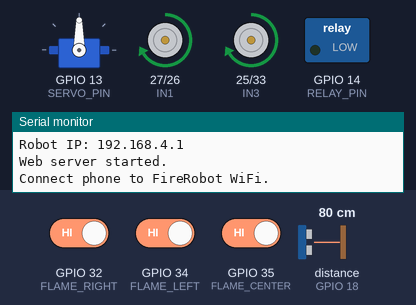
Simulated run of this sketch. Board: ESP32. Shown: servo, motor-driver pin pairs drawn as motors (green arrow = first pin HIGH = forward, orange = second pin HIGH = backward, longer = more drive, scaled by the enable pin), switched loads named in the sketch (green lamp = pin HIGH), the last lines printed to the serial monitor. Wiring (inferred from the names in the program): ultrasonic range finder: trigger GPIO 5; echo GPIO 18. The inputs (shaded band) are chosen by the test bench; at power-on: distance to the obstacle (sensor on GPIO 18) 80 cm, GPIO 32 (FLAME_RIGHT) HIGH, GPIO 34 (FLAME_LEFT) HIGH, GPIO 35 (FLAME_CENTER) HIGH. The echo pulse lasts 58.3 µs per cm; pins used as bus, display or sensor lines are not drawn.

Above: at 1.2 s.
1.3 s: distance to the obstacle (sensor on GPIO 18) set to 24 cm
2.8 s: distance to the obstacle (sensor on GPIO 18) set to 18 cm
At 3.8 s:
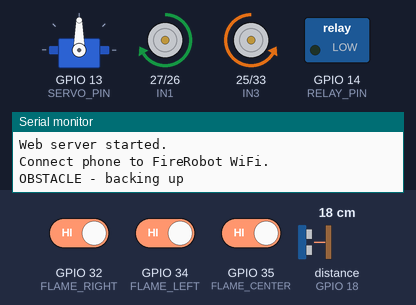
5.8 s: GPIO 32 (FLAME_RIGHT) driven LOW
At 7.6 s:
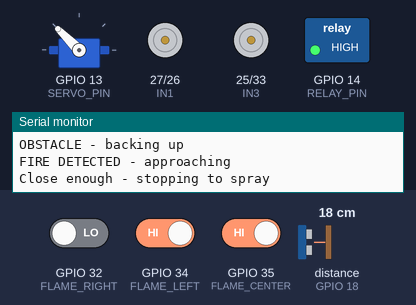
8.2 s: GPIO 34 (FLAME_LEFT) driven LOW
At 10.9 s:
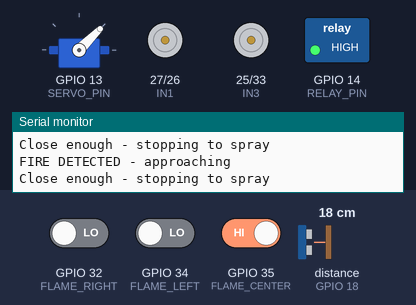
11.2 s: GPIO 35 (FLAME_CENTER) driven LOW
At 13.9 s:
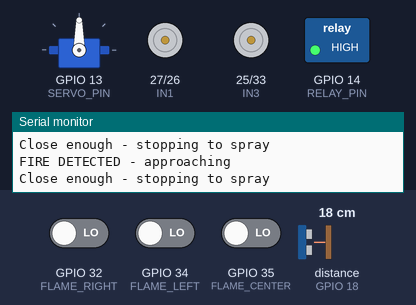
14.2 s: GPIO 35 (FLAME_CENTER) driven HIGH
At 16.45 s:
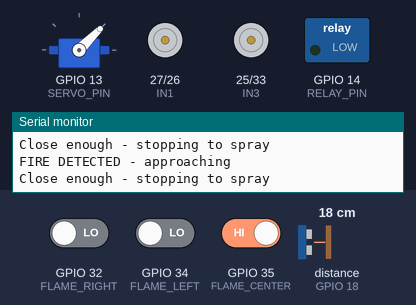
Timing chart, 0 to 18.1 s (numbered marks = the images above; inputs shaded):
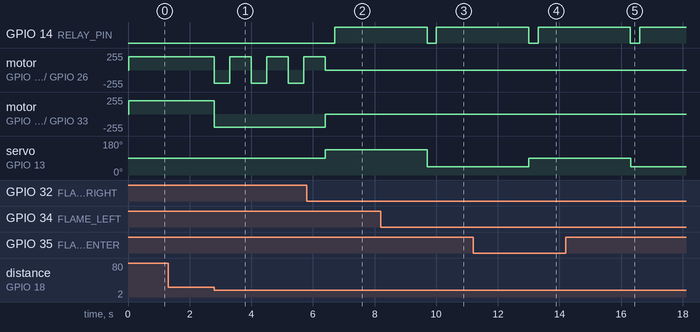

Measured:
- the behaviour switches between 21 and 20 cm on distance to the obstacle (sensor on GPIO 18) (found by bisection; images 0 and 1)
- after the input at 1.3 s, every drawn part: stays the same
- after the input at 2.8 s, motor on GPIO 27 (IN1) / GPIO 26 (IN2): alternates forward 200/255 for 0.70 s and backward 200/255 for 0.50 s, starting at once; motor on GPIO 25 (IN3) / GPIO 33 (IN4): forward 200/255 → backward 200/255 at once
- after the input at 5.8 s, GPIO 14 (RELAY_PIN): LOW → HIGH after 0.90 s; motor on GPIO 25 (IN3) / GPIO 33 (IN4): backward 200/255 → stopped after 0.60 s; servo on GPIO 13 (SERVO_PIN): 90° → 135° after 0.61 s
- after the input at 8.2 s, servo on GPIO 13 (SERVO_PIN): 135° → 45° after 1.5 s
- after the input at 11.2 s, servo on GPIO 13 (SERVO_PIN): 45° → 90° after 1.8 s
- after the input at 14.2 s, servo on GPIO 13 (SERVO_PIN): 90° → 45° after 2.1 s

The sketch:

Firefighting_Robot.ino.ino
```cpp
#include <WiFi.h>
#include <WebServer.h>
#include <ESP32Servo.h>

const char* ssid = "FireRobot";
const char* password = "12345678";

WebServer server(80);

#define FLAME_LEFT    34
#define FLAME_CENTER  35
#define FLAME_RIGHT   32

#define FIRE_DETECTED LOW

#define TRIG_PIN 5
#define ECHO_PIN 18

#define OBSTACLE_DISTANCE 20

#define IN1 27
#define IN2 26
#define IN3 25
#define IN4 33

#define ENA 12
#define ENB 4
#define MOTOR_SPEED 200

#define SERVO_PIN 13

Servo nozzleServo;

#define SERVO_LEFT    45
#define SERVO_CENTER  90
#define SERVO_RIGHT   135

#define RELAY_PIN 14

#define RELAY_ACTIVE_LOW false

bool autoMode = true;

enum RobotState
{
  STATE_IDLE,
  STATE_FIRE_APPROACH,
  STATE_FIRE_ALIGN,
  STATE_FIRE_SPRAY,
  STATE_OBSTACLE_BACK,
  STATE_OBSTACLE_TURN
};

enum FireDirection
{
  FIRE_NONE,
  FIRE_LEFT,
  FIRE_CENTER,
  FIRE_RIGHT
};

RobotState currentState = STATE_IDLE;
FireDirection fireDirection = FIRE_NONE;
unsigned long stateStartTime = 0;

const unsigned long SERVO_SETTLE_TIME   = 300;
const unsigned long SPRAY_TIME          = 3000;
const unsigned long OBSTACLE_BACK_TIME  = 500;
const unsigned long OBSTACLE_TURN_TIME  = 700;

const long FIRE_SPRAY_DISTANCE = 25;

const unsigned long APPROACH_TIMEOUT = 6000;

void setMotorSpeed(int speed)
{
  analogWrite(ENA, speed);
  analogWrite(ENB, speed);
}

void moveForward()
{
  setMotorSpeed(MOTOR_SPEED);

  digitalWrite(IN1, HIGH);
  digitalWrite(IN2, LOW);

  digitalWrite(IN3, HIGH);
  digitalWrite(IN4, LOW);
}

void moveBackward()
{
  setMotorSpeed(MOTOR_SPEED);

  digitalWrite(IN1, LOW);
  digitalWrite(IN2, HIGH);

  digitalWrite(IN3, LOW);
  digitalWrite(IN4, HIGH);
}

void turnLeft()
{
  setMotorSpeed(MOTOR_SPEED);

  digitalWrite(IN1, LOW);
  digitalWrite(IN2, HIGH);

  digitalWrite(IN3, HIGH);
  digitalWrite(IN4, LOW);
}

void turnRight()
{
  setMotorSpeed(MOTOR_SPEED);

  digitalWrite(IN1, HIGH);
  digitalWrite(IN2, LOW);

  digitalWrite(IN3, LOW);
  digitalWrite(IN4, HIGH);
}

void stopRobot()
{
  digitalWrite(IN1, LOW);
  digitalWrite(IN2, LOW);

  digitalWrite(IN3, LOW);
  digitalWrite(IN4, LOW);

  setMotorSpeed(0);
}

void pumpOn()
{
  digitalWrite(RELAY_PIN, RELAY_ACTIVE_LOW ? LOW : HIGH);
}

void pumpOff()
{
  digitalWrite(RELAY_PIN, RELAY_ACTIVE_LOW ? HIGH : LOW);
}

long readDistanceRaw()
{
  digitalWrite(TRIG_PIN, LOW);
  delayMicroseconds(2);

  digitalWrite(TRIG_PIN, HIGH);
  delayMicroseconds(10);

  digitalWrite(TRIG_PIN, LOW);

  long duration = pulseIn(ECHO_PIN, HIGH, 30000);

  if (duration == 0)
    return -1;

  return duration * 0.034 / 2;
}

long getDistance()
{
  long a = readDistanceRaw();
  long b = readDistanceRaw();
  long c = readDistanceRaw();

  if (a < 0) a = 400;
  if (b < 0) b = 400;
  if (c < 0) c = 400;

  long mx = max(a, max(b, c));
  long mn = min(a, min(b, c));
  long median = (a + b + c) - mx - mn;

  return median;
}

FireDirection readFireDirection()
{
  int left   = digitalRead(FLAME_LEFT);
  int center = digitalRead(FLAME_CENTER);
  int right  = digitalRead(FLAME_RIGHT);

  if (center == FIRE_DETECTED) return FIRE_CENTER;
  if (left == FIRE_DETECTED)   return FIRE_LEFT;
  if (right == FIRE_DETECTED)  return FIRE_RIGHT;

  return FIRE_NONE;
}

int servoAngleForDirection(FireDirection dir)
{
  switch (dir)
  {
    case FIRE_LEFT:  return SERVO_LEFT;
    case FIRE_RIGHT: return SERVO_RIGHT;
    default:         return SERVO_CENTER;
  }
}

void automaticMode()
{
  unsigned long now = millis();

  switch (currentState)
  {
    case STATE_IDLE:
    {
      FireDirection dir = readFireDirection();

      if (dir != FIRE_NONE)
      {
        Serial.println("FIRE DETECTED - approaching");

        fireDirection = dir;
        stateStartTime = now;
        currentState = STATE_FIRE_APPROACH;
        return;
      }

      long distance = getDistance();

      if (distance > 0 && distance < OBSTACLE_DISTANCE)
      {
        Serial.println("OBSTACLE - backing up");

        stopRobot();
        moveBackward();

        stateStartTime = now;
        currentState = STATE_OBSTACLE_BACK;
      }
      else
      {
        moveForward();
      }

      break;
    }

    case STATE_FIRE_APPROACH:
    {
      FireDirection dir = readFireDirection();

      if (dir == FIRE_NONE)
      {
        Serial.println("Fire lost during approach");
        stopRobot();
        currentState = STATE_IDLE;
        return;
      }

      fireDirection = dir;

      long distance = getDistance();
      bool closeEnough = (distance > 0 && distance <= FIRE_SPRAY_DISTANCE);
      bool timedOut = (now - stateStartTime >= APPROACH_TIMEOUT);

      if (closeEnough || timedOut)
      {
        if (timedOut)
          Serial.println("Approach timeout - spraying from current position");
        else
          Serial.println("Close enough - stopping to spray");

        stopRobot();

        int angle = servoAngleForDirection(fireDirection);
        nozzleServo.write(angle);

        stateStartTime = now;
        currentState = STATE_FIRE_ALIGN;
        return;
      }

      switch (fireDirection)
      {
        case FIRE_LEFT:
          turnLeft();
          break;
        case FIRE_RIGHT:
          turnRight();
          break;
        case FIRE_CENTER:
        default:
          moveForward();
          break;
      }

      break;
    }

    case STATE_FIRE_ALIGN:
    {
      if (now - stateStartTime >= SERVO_SETTLE_TIME)
      {
        pumpOn();
        stateStartTime = now;
        currentState = STATE_FIRE_SPRAY;
      }
      break;
    }

    case STATE_FIRE_SPRAY:
    {
      if (now - stateStartTime >= SPRAY_TIME)
      {
        pumpOff();
        fireDirection = FIRE_NONE;
        currentState = STATE_IDLE;
      }
      break;
    }

    case STATE_OBSTACLE_BACK:
    {
      if (now - stateStartTime >= OBSTACLE_BACK_TIME)
      {
        stopRobot();
        turnRight();

        stateStartTime = now;
        currentState = STATE_OBSTACLE_TURN;
      }
      break;
    }

    case STATE_OBSTACLE_TURN:
    {
      if (now - stateStartTime >= OBSTACLE_TURN_TIME)
      {
        stopRobot();
        currentState = STATE_IDLE;
      }
      break;
    }
  }
}

String webpage()
{
  String page = R"rawliteral(

<!DOCTYPE html>
<html>
<head>
<meta name="viewport" content="width=device-width, initial-scale=1">
<title>Fire Fighting Robot</title>
<style>
body { font-family: Arial; text-align: center; background: #eeeeee; }
h1 { color: #222; }
button { width: 120px; height: 60px; margin: 8px; font-size: 18px; border-radius: 12px; border: none; }
.forward { background: #4CAF50; color: white; }
.stop { background: #f44336; color: white; }
.mode { background: #2196F3; color: white; }
.water { background: #00BCD4; color: white; }
.servo { background: #9C27B0; color: white; }
</style>
</head>
<body>
<h1>Fire Fighting Robot</h1>
<h2>Control Mode</h2>
<button class="mode" onclick="send('auto')">AUTO</button>
<button class="mode" onclick="send('manual')">MANUAL</button>
<h2>Movement</h2>
<div><button class="forward" onclick="send('forward')">Forward</button></div>
<div>
<button onclick="send('left')">Left</button>
<button class="stop" onclick="send('stop')">Stop</button>
<button onclick="send('right')">Right</button>
</div>
<div><button onclick="send('backward')">Back</button></div>
<h2>Water Pump</h2>
<button class="water" onclick="send('pumpOn')">Pump ON</button>
<button class="stop" onclick="send('pumpOff')">Pump OFF</button>
<h2>Nozzle</h2>
<button class="servo" onclick="send('servoLeft')">Left</button>
<button class="servo" onclick="send('servoCenter')">Center</button>
<button class="servo" onclick="send('servoRight')">Right</button>
<script>
function send(command) { fetch('/' + command); }
</script>
</body>
</html>

)rawliteral";

  return page;
}

void handleRoot()
{
  server.send(200, "text/html", webpage());
}

void handleAuto()
{
  autoMode = true;
  currentState = STATE_IDLE;
  fireDirection = FIRE_NONE;
  stopRobot();
  pumpOff();
  server.send(200, "text/plain", "AUTO MODE");
}

void handleManual()
{
  autoMode = false;
  currentState = STATE_IDLE;
  fireDirection = FIRE_NONE;
  stopRobot();
  pumpOff();
  server.send(200, "text/plain", "MANUAL MODE");
}

void handleForward()
{
  if (!autoMode) moveForward();
  server.send(200, "text/plain", "FORWARD");
}

void handleBackward()
{
  if (!autoMode) moveBackward();
  server.send(200, "text/plain", "BACKWARD");
}

void handleLeft()
{
  if (!autoMode) turnLeft();
  server.send(200, "text/plain", "LEFT");
}

void handleRight()
{
  if (!autoMode) turnRight();
  server.send(200, "text/plain", "RIGHT");
}

void handleStop()
{
  stopRobot();
  pumpOff();
  currentState = STATE_IDLE;
  fireDirection = FIRE_NONE;
  server.send(200, "text/plain", "STOP");
}

void handlePumpOn()
{
  if (!autoMode) pumpOn();
  server.send(200, "text/plain", "PUMP ON");
}

void handlePumpOff()
{
  pumpOff();
  server.send(200, "text/plain", "PUMP OFF");
}

void handleServoLeft()
{
  nozzleServo.write(SERVO_LEFT);
  server.send(200, "text/plain", "NOZZLE LEFT");
}

void handleServoCenter()
{
  nozzleServo.write(SERVO_CENTER);
  server.send(200, "text/plain", "NOZZLE CENTER");
}

void handleServoRight()
{
  nozzleServo.write(SERVO_RIGHT);
  server.send(200, "text/plain", "NOZZLE RIGHT");
}

void setup()
{
  Serial.begin(115200);

  pinMode(FLAME_LEFT, INPUT);
  pinMode(FLAME_CENTER, INPUT);
  pinMode(FLAME_RIGHT, INPUT);

  pinMode(TRIG_PIN, OUTPUT);
  pinMode(ECHO_PIN, INPUT);

  pinMode(IN1, OUTPUT);
  pinMode(IN2, OUTPUT);
  pinMode(IN3, OUTPUT);
  pinMode(IN4, OUTPUT);

  pinMode(ENA, OUTPUT);
  pinMode(ENB, OUTPUT);

  pinMode(RELAY_PIN, OUTPUT);

  pumpOff();
  stopRobot();

  nozzleServo.attach(SERVO_PIN);
  nozzleServo.write(SERVO_CENTER);

  WiFi.softAP(ssid, password);

  Serial.println();
  Serial.println("=================================");
  Serial.println(" FIRE FIGHTING ROBOT");
  Serial.println("=================================");
  Serial.print("WiFi Name: ");
  Serial.println(ssid);
  Serial.print("Password: ");
  Serial.println(password);
  Serial.print("Robot IP: ");
  Serial.println(WiFi.softAPIP());

  server.on("/", handleRoot);
  server.on("/auto", handleAuto);
  server.on("/manual", handleManual);
  server.on("/forward", handleForward);
  server.on("/backward", handleBackward);
  server.on("/left", handleLeft);
  server.on("/right", handleRight);
  server.on("/stop", handleStop);
  server.on("/pumpOn", handlePumpOn);
  server.on("/pumpOff", handlePumpOff);
  server.on("/servoLeft", handleServoLeft);
  server.on("/servoCenter", handleServoCenter);
  server.on("/servoRight", handleServoRight);

  server.begin();

  Serial.println("Web server started.");
  Serial.println("Connect phone to FireRobot WiFi.");
}

void loop()
{
  server.handleClient();

  if (autoMode)
  {
    automaticMode();
  }
}
```
